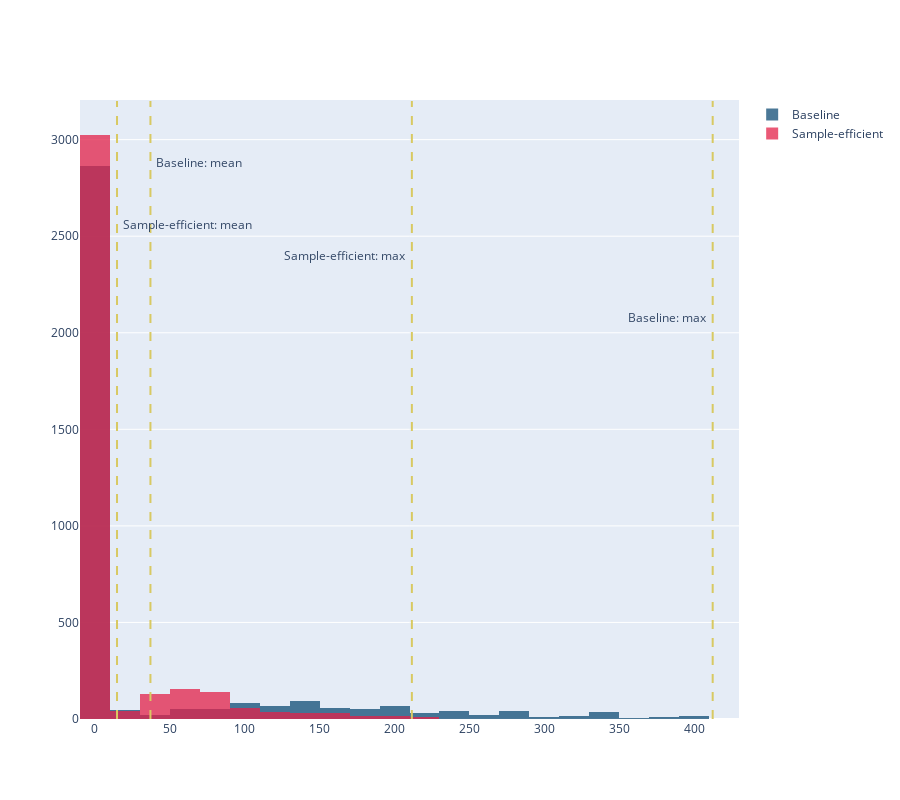

The code cell stored with this chart in its notebook:
### Code cell
fig = plotting_utils.control_perf(cost_opt, cost_baseline, cost_robust, nbin=40, bartop=3200)
fig.show()

### Figure 1 — Plotly figure (JSON) as saved in the notebook; plotly's stock layout.template omitted (floating-point values rounded to 4 significant figures; data arrays with more than 128 entries replaced by an {"elided": "..."} marker saying what was removed)
{"data": [{"bingroup": "1", "marker": {"color": "#0f4c75"}, "name": "Baseline", "nbinsx": 40, "opacity": 0.75, "type": "histogram", "x": {"elided": "3679 float values"}}, {"bingroup": "1", "marker": {"color": "#e32249"}, "name": "Sample-efficient", "opacity": 0.75, "type": "histogram", "x": {"elided": "3679 float values"}}], "layout": {"annotations": [{"opacity": 0.95, "showarrow": false, "text": "Baseline: mean", "textangle": 0, "x": 37.03, "xanchor": "left", "xshift": 4, "y": 2880}, {"opacity": 0.95, "showarrow": false, "text": "Sample-efficient: mean", "textangle": 0, "x": 14.72, "xanchor": "left", "xshift": 4, "y": 2560}, {"opacity": 0.95, "showarrow": false, "text": "Baseline: max", "textangle": 0, "x": 412.4, "xanchor": "right", "xshift": -4, "y": 2080}, {"opacity": 0.95, "showarrow": false, "text": "Sample-efficient: max", "textangle": 0, "x": 211.6, "xanchor": "right", "xshift": -4, "y": 2400}], "barmode": "overlay", "height": 800, "shapes": [{"line": {"color": "#d8c962", "dash": "dash"}, "opacity": 1, "type": "line", "x0": 37.03, "x1": 37.03, "xref": "x", "y0": 0, "y1": 3200, "yref": "y"}, {"line": {"color": "#d8c962", "dash": "dash"}, "opacity": 1, "type": "line", "x0": 14.72, "x1": 14.72, "xref": "x", "y0": 0, "y1": 3200, "yref": "y"}, {"line": {"color": "#d8c962", "dash": "dash"}, "opacity": 1, "type": "line", "x0": 412.4, "x1": 412.4, "xref": "x", "y0": 0, "y1": 3200, "yref": "y"}, {"line": {"color": "#d8c962", "dash": "dash"}, "opacity": 1, "type": "line", "x0": 211.6, "x1": 211.6, "xref": "x", "y0": 0, "y1": 3200, "yref": "y"}], "width": 900}}
